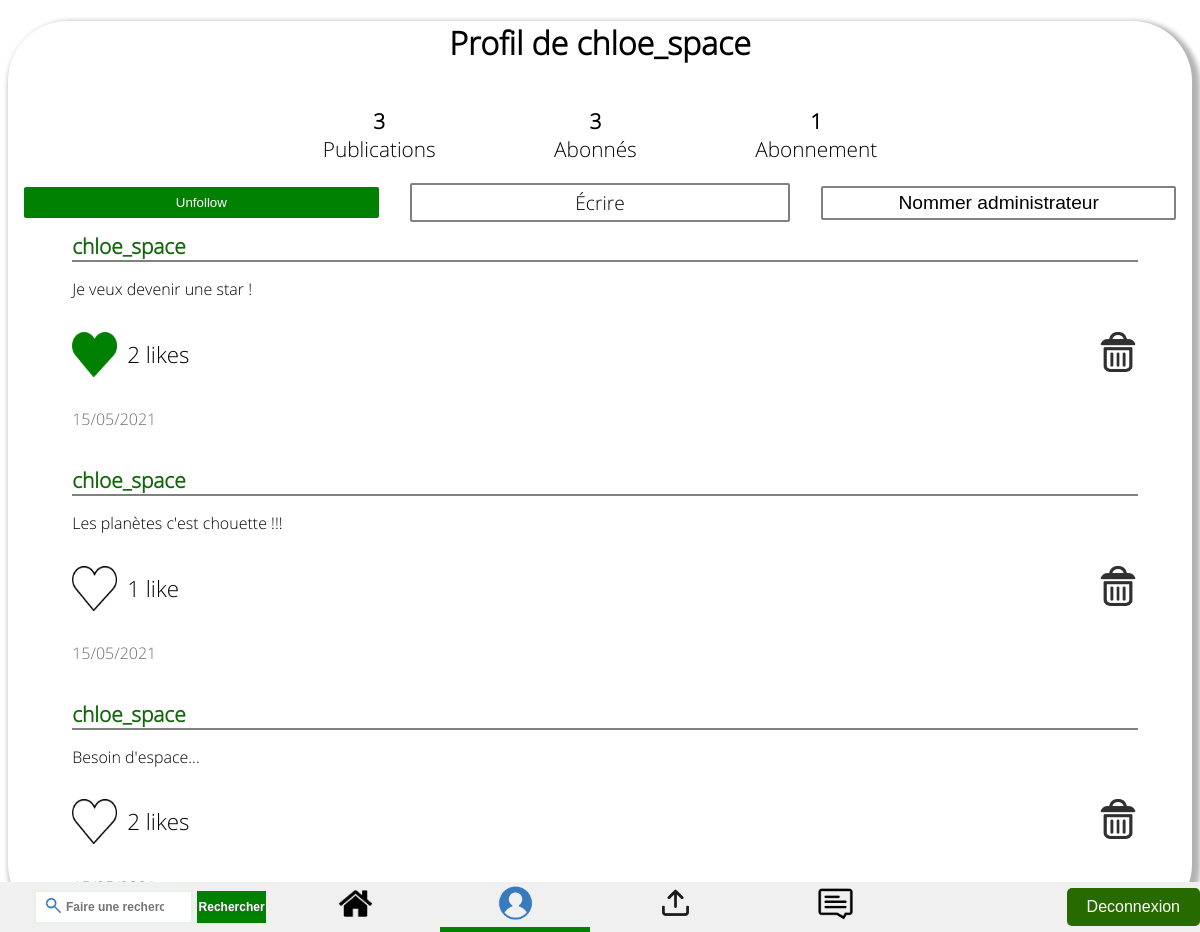
/Profil/profil.php?id=11 (signed in), run on the app's committed database.
### tables this page shows
CREATE TABLE IF NOT EXISTS `members` (
  `id` int(11) NOT NULL AUTO_INCREMENT,
  `pseudo` varchar(255) NOT NULL,
  `pass` varchar(255) NOT NULL,
  `email` varchar(255) NOT NULL,
  `date_inscription` datetime NOT NULL,
  `admin` tinyint(1) NOT NULL DEFAULT '0',
  PRIMARY KEY (`id`)
);

CREATE TABLE IF NOT EXISTS `publications` (
  `id` int(11) NOT NULL AUTO_INCREMENT,
  `id_member` int(11) NOT NULL,
  `description` text NOT NULL,
  `date` datetime NOT NULL,
  PRIMARY KEY (`id`)
);

### Profil/profil.php (called while the page is built, shortened)
<?php
	require_once('profilFunc.php');
	require_once('../Include/affichage/affichage.php');
	require_once('../Fil_publi/fil_publi.php');
	debutContainer();
	$id1 = $_SESSION['id'];
	$id2 = isset($_GET['id']) ? (integer)$_GET['id'] : false;
	afficherBanniere($id1, $id2, $_POST);
	finContainer();
?>

### Fil_publi/fil_publi.php (the view, shortened to what this page needs)
<?php
	function debutContainer() {
		echo '<div id="container">';
	}
	function finContainer() {
		echo '</div>';
	}
	function isLikedBy($id_publi, $id_member) {
		$bdd = connexionBDD();
		$requete = "SELECT * FROM likes WHERE id_publi=$id_publi AND id_member=$id_member";
		$result = mysqli_query($bdd, $requete);
		if(!$result)
			$row = false;
		else
			$row = mysqli_fetch_assoc($result);
		return (boolean)$row;
	}
	function getNbLikes($id_publi) {
		$bdd = connexionBDD();
		$requete = "SELECT COUNT(id_publi) as nbLikes FROM likes WHERE id_publi=".$id_publi;
		$result = mysqli_query($bdd, $requete);
		if(!$result)
			$nb = false;
		else
			$nb = mysqli_fetch_assoc($result);
		return is_array($nb) ? $nb['nbLikes'] : false;
	}
	function afficher_coeur($id1, $id_publi, $donnees) {
		$liked = isLikedBy($id_publi, $id1);
		if($liked) {
			echo '<input name="coeur_rouge'.$id_publi.'" type="image" src="../Fil_publi/coeur_rouge.png" alt="coeur rouge" />';
		} else {
			echo '<input name="coeur_vide'.$id_publi.'" type="image" src="../Fil_publi/coeur_vide.png" alt="coeur vide" />';
		}
	}
	function preTraiter($str) {
		if (!empty($str)) {
			$str = trim($str);
			$str = htmlentities($str);
			$str = str_replace(["\\r\\n", "\\r", "\\n"], "<br/>", $str);
			$str = stripslashes($str);
		}
		return $str;
	}
	function afficherPublication($id1, $infos, $donnees) {
		if(isset($id1) && isset($infos)) {
			?>
			<div class="publi-container">
				<div class="publi-title">
					<?php echo '<a href="../Profil/profil.php?id='.$infos['m_id'].'">'.$infos['pseudo'].'</a>'; ?>
				</div>
				<div class="publi-desc">
					<p> <?php echo preTraiter($infos['description']); ?></p>
				</div>
				<div class="publi-option-bar">
					<form method="POST" action="<?php echo $_SERVER['REQUEST_URI']; ?>">
						<div class="publi-like">
							<?php
								afficher_coeur($id1, $infos['p_id'], $donnees);
								$nb = getNbLikes($infos['p_id']);
								$nb = !$nb ? 0 : $nb;
								echo '<p>';
								echo ($nb > 1 ? $nb.' likes' : $nb.' like');
								echo '</p>';
							?>
						</div>
					</form>
					<?php if ($infos['m_id'] == $_SESSION['id'] || $_SESSION['admin'] == 1){ ?>
					<div class="supprimer">
						<form action="../Fil_publi/supprimerPubli.php" method="POST">
							<div class="trash">
								<input type="image" src="../Fil_publi/trash-icon.png" alt="delete icon">
							</div>
						</form>
					</div>
					<?php } ?>
				</div>
				<div class="publi-date">
					<p> <?php echo $infos['date']; ?> </p>
				</div>
			</div>
		<?php }
	}
	function afficherFil($id1, $followers, $donnees) {
		$bdd = connexionBDD();
		$requete = "SELECT m.pseudo pseudo, m.admin admin, m.id m_id, p.id p_id, p.*, ".
				   "DATE_FORMAT(p.date, '%d/%m/%Y') date FROM publications ".
				   "p INNER JOIN members m ON p.id_member = m.id";
		for($i=0;$i<count($followers);$i++) {
			if($i == 0)
				$requete = $requete." WHERE m.id=".$followers[$i];
			else
				$requete = $requete." OR m.id=".$followers[$i];
		}
		$requete = $requete." ORDER BY p.id DESC";
		$result = mysqli_query($bdd, $requete);
		echo '<div id="scrolling-container">';
		$row = mysqli_fetch_assoc($result);
		if(!$row) {
			echo "<h1 style=\"text-align:center\">Aucune publication</h1>";
		}
		else {
			do {
				afficherPublication($id1, $row, $donnees);
			} while($row = mysqli_fetch_assoc($result));
		}
		echo '</div>';
	}
?>

### Profil/profilFunc.php (shortened to what this page needs)
<?php
	function getPseudo($id) {
		$bdd = connexionBDD();
		$req = "SELECT pseudo FROM members WHERE id=".$id;
		$result = mysqli_query($bdd, $req);
		$row = mysqli_fetch_assoc($result);
		if($row)
			return $row['pseudo'];
		return false;
	}
	function afficherTitre($id) {
		$pseudo = getPseudo($id);
		if(!$pseudo) {
			echo '<h1 id="titre">Aucun profil ne correspond &agrave; cet id !</h1>';
			return false;
		}
		else {
			echo '<h1 id="titre">Profil de '.$pseudo.'</h1>';
			return true;
		}
	}
	function afficherBanniere($id1, $id2, $donnees) {
		if($id2 && $id1 != $id2)
			$following = isFollowing($id1, $id2);
		if($id2 && $id1 != $id2){
			$bdd = connexionBDD();
			$req = "SELECT admin FROM members WHERE id=".$id2;
			$result = mysqli_query($bdd, $req);
			$row = mysqli_fetch_assoc($result);
			$admin = $row['admin'];
		}
		if(!afficherTitre($id2 ? $id2 : $id1))
			return;
		afficherCompteurs($id2 ? $id2 : $id1);
		echo '<div id="buttons-container">';
		echo '<form method="POST" action="'.$_SERVER['REQUEST_URI'].'">';
		if(isset($following)) {
			afficherBoutonFollow($following);
			$tab = array($id2);
		}
		else {
			$tab = array($id1);
		}
		if($id2 && $id2 != $id1) {
			echo '<a id="ecrire" href="../Discussion/discussion.php?id='.$id2.'">&Eacute;crire</a>';
		}
		if($_SESSION['admin'] == 1 && isset($admin)) {
			$str = $admin == 0 ? "Nommer administrateur" : "D&eacute;j&agrave; administrateur";
			echo '<input id="admin-button" type="submit" name="admin-button" value="'.$str.'"/>';
		}
		echo '</form>';
		echo '</div>';
		afficherFil($id1, $tab, $donnees);
	}
	function isFollowing($id_follower, $id1) {
		$bdd = connexionBDD();
		$requete = "SELECT * FROM subscription WHERE id_member=".$id1." AND id_follower=".$id_follower;
		$result = mysqli_query($bdd, $requete);
		if(!$result)
			$row = false;
		else
			$row = mysqli_fetch_assoc($result);
		return (boolean)$row;
	}
	function getNbPubli($id) {
		$bdd = connexionBDD();
		$requete = "SELECT COUNT(id) as nbPubli FROM publications WHERE id_member=".$id;
		$result = mysqli_query($bdd, $requete);
		if(!$result)
			$nb = false;
		else {
			$nb = mysqli_fetch_assoc($result);
		}
		return is_array($nb) ? $nb['nbPubli'] : false;
	}
	function getArrayFollowers($id) {
		$bdd = connexionBDD();
		$loop = array("id_member", "id_follower");
		$follow = array();
		for($i=0;$i<2;$i++) {
			$requete = "SELECT COUNT(id_follower) as nbFollow FROM subscription WHERE ".$loop[$i]."=".$id;
			$result = mysqli_query($bdd, $requete);
			$row = mysqli_fetch_assoc($result);
			$follow[] = $row['nbFollow'];
		}
		return $follow;
	}
	function afficherCompteurs($id)
	{
		$arr = getArrayFollowers($id);
		$arr[] = getNbPubli($id);
		echo '<div id="compteurs">';
		echo '<div class="center-container"><p><span class="number">'.$arr[2].'</span>'.
			 '<br/>Publication'.($arr[2] > 1 ? 's' : '').'</p></div>';
		echo '<div class="center-container"><p><span class="number">'.$arr[0].'</span>'.
			 '<br/>Abonn&eacute;'.($arr[0] > 1 ? 's' : '').'</p></div>';
		echo '<div class="center-container"><p><span class="number">'.$arr[1].'</span>'.
			 '<br/>Abonnement'.($arr[1] > 1 ? 's' : '').'</p></div>';
		echo '</div>';
	}
	function afficherBoutonFollow($following) {
		$class = !$following ? "follow_button" : "unfollow_button" ;
		$value = !$following ? "+ Follow" : "Unfollow";
		?>
		<input id="<?php echo $class; ?>" type="submit" name="follow-button" value="<?php echo $value; ?>" />
	<?php }
?>

### Profil/profil.css (style rules this page uses)
#compteurs { display:flex; justify-content:center; }
.center-container { font-size:1.3em; text-align:center; margin-right:5%; margin-left:5%; }
.number { font-weight:bold; }
#unfollow_button { width:30%; background:green; border:solid 2px green; border-radius:2px; color: white; padding:6px; padding-left:12px; padding-right:12px; cursor:pointer; }
#buttons-container form { display:flex; align-items:center; justify-content:space-around; }
#ecrire, #admin-button { display:inline-block; background:white; width:30%; border-radius:2px; font-size:1.2em; padding-left:10px; padding-right:10px; padding-top:4px; padding-bottom:4px; text-align:center; border: solid grey 2px; text-decoration:none; color:black; cursor:pointer; }

### Fil_publi/fil_publi.css (style rules this page uses)
#container { margin:auto; box-shadow:4px 4px 5px 4px rgba(0, 0, 0, 0.3); border-radius: 60px; }
#titre { text-align:center; }
#scrolling-container { width:90%; margin:0 auto; padding-right:10px; }
.publi-container { display:block; padding:10px; width:100%; margin:0 auto; }
.publi-title { border-bottom:2px solid grey; }
.publi-title a { font-size:1.3em; text-decoration:none; font-weight:bold; color:#116609; }
.publi-option-bar { display:flex; align-items:center; justify-content:space-between; }
.publi-like { display:flex; flex-direction:line; align-items:center; }
.publi-like p { margin-left:10px; font-size:1.4em; }
.publi-date { color:#6e6e6e; }
.publi-like input { width:45px; height:45px; -webkit-animation: scale-in-center 0.5s; animation: scale-in-center 0.5s; }
.trash input { width:40px; height:40px; }

### data on the page
members: pseudo "chloe_space", admin-button "Nommer administrateur"
publications: id_member.pseudo "chloe_space", str "Je veux devenir une star !", nb "2", date "15/05/2021"
publications: id_member.pseudo "chloe_space", str "Les planètes c'est chouette !!!", nb "1", date "15/05/2021"
publications: id_member.pseudo "chloe_space", str "Besoin d'espace...", nb "2"

### other printed values
$arr[2] "3"
$arr[0] "3"
$arr[1] "1"
